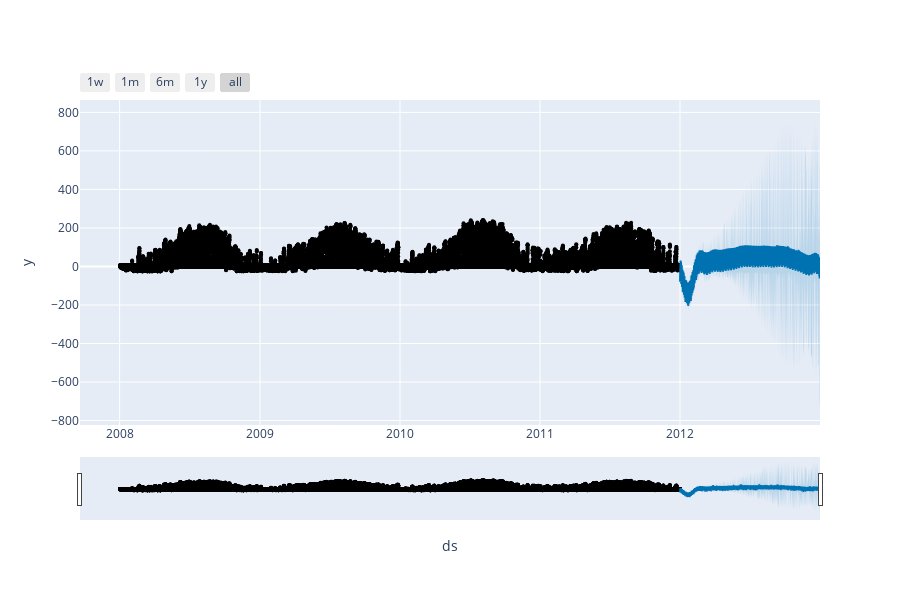

The cell this chart's notebook holds for it:
### Code cell
from prophet.plot import plot_plotly, plot_components_plotly
plot_plotly(my_model, forecast)

### Figure 1 — Plotly figure (JSON) as saved in the notebook; plotly's stock layout.template omitted (floating-point values rounded to 4 significant figures; data arrays with more than 128 entries replaced by an {"elided": "..."} marker saying what was removed)
{"data": [{"marker": {"color": "black", "size": 4}, "mode": "markers", "name": "Actual", "type": "scatter", "x": {"elided": "35040 str values"}, "y": {"elided": "35040 float values"}}, {"hoverinfo": "skip", "line": {"width": 0}, "mode": "lines", "type": "scatter", "x": {"elided": "8760 str values"}, "y": {"elided": "8760 float values"}}, {"fill": "tonexty", "fillcolor": "rgba(0, 114, 178, 0.2)", "line": {"color": "#0072B2", "width": 2}, "mode": "lines", "name": "Predicted", "type": "scatter", "x": {"elided": "8760 str values"}, "y": {"elided": "8760 float values"}}, {"fill": "tonexty", "fillcolor": "rgba(0, 114, 178, 0.2)", "hoverinfo": "skip", "line": {"width": 0}, "mode": "lines", "type": "scatter", "x": {"elided": "8760 str values"}, "y": {"elided": "8760 float values"}}], "layout": {"height": 600, "showlegend": false, "width": 900, "xaxis": {"rangeselector": {"buttons": [{"count": 7, "label": "1w", "step": "day", "stepmode": "backward"}, {"count": 1, "label": "1m", "step": "month", "stepmode": "backward"}, {"count": 6, "label": "6m", "step": "month", "stepmode": "backward"}, {"count": 1, "label": "1y", "step": "year", "stepmode": "backward"}, {"step": "all"}]}, "rangeslider": {"visible": true}, "title": {"text": "ds"}, "type": "date"}, "yaxis": {"title": {"text": "y"}}}}
